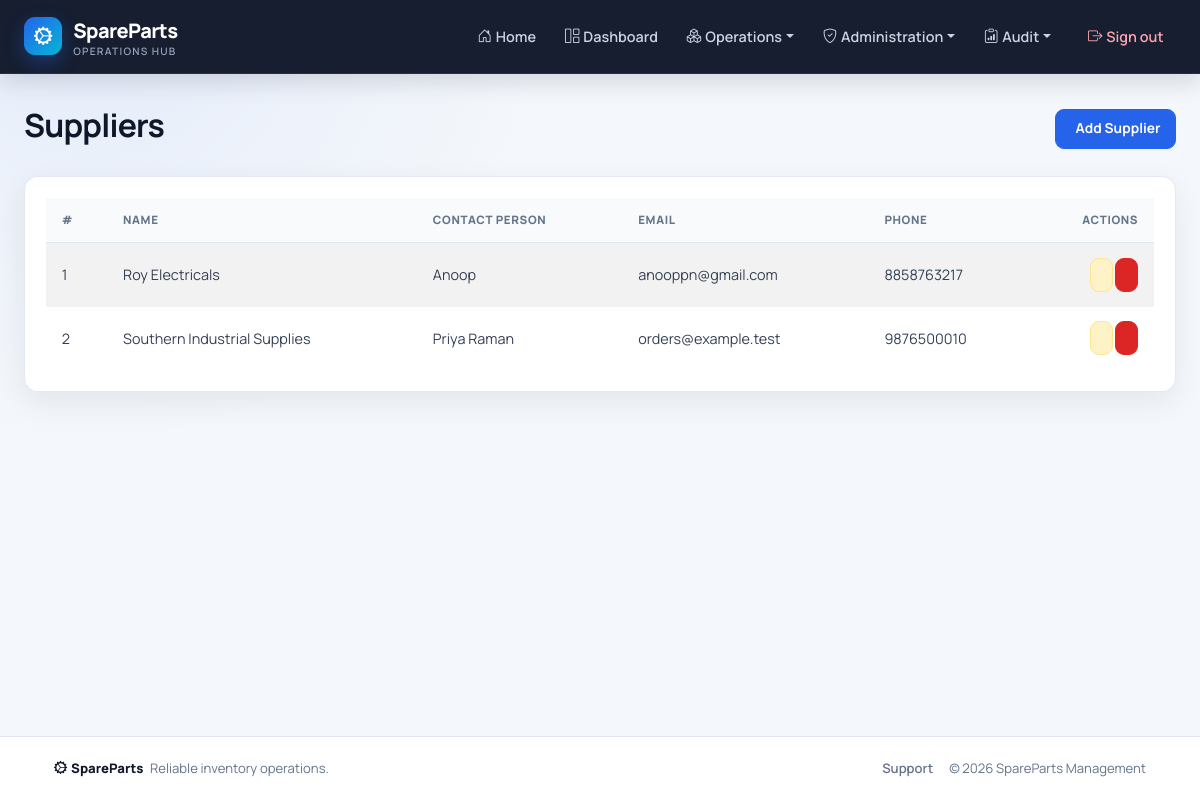
/procurement/suppliers/ (signed in), run on the app's committed database.
### procurement/models.py (models this page shows, shortened)
class Supplier(models.Model):
    name = models.CharField(max_length=200)
    contact_person = models.CharField(max_length=100, blank=True, null=True)
    email = models.EmailField(blank=True, null=True)
    phone = models.CharField(max_length=15, blank=True, null=True)
    address = models.TextField(blank=True, null=True)

### procurement/views.py (the view)
# urls.py: path('suppliers/', views.SupplierListView.as_view(), name='supplier_list'),
class SupplierListView(LoginRequiredMixin, RoleRequiredMixin, ListView):
    model = Supplier
    template_name = 'supplier_list.html'
    context_object_name = 'suppliers'
    allowed_roles = ['admin', 'procurement_officer']

### core/models.py (called while the page is built)
    def has_access(self, code):
        if not self.is_authenticated or not self.is_active:
            return False
        if self.is_superuser:
            return True
        return self.get_effective_access_permissions().filter(code=code).exists()

### core/templatetags/rbac.py (called while the page is built)
@register.filter
def has_access(user, code):
    return bool(getattr(user, 'has_access', lambda unused: False)(code))

### parts/mixins.py (called while the page is built)
    def get_permission_required(self):
        if self.permission_required:
            return self.permission_required
        model_name = self.model._meta.model_name
        module = self.permission_modules.get(model_name, model_name)
        action = 'view' if self.__class__.__name__.endswith(('ListView', 'DetailView')) else 'manage'
        return f'{module}.{action}'

    def dispatch(self, request, *args, **kwargs):
        if self.get_permission_required() == 'users.manage' and not request.user.is_superuser:
            raise PermissionDenied("Only a super admin can manage users and permissions.")
        if request.user.is_authenticated and request.user.has_access(self.get_permission_required()):
            return super().dispatch(request, *args, **kwargs)
        raise PermissionDenied("You do not have permission to access this page.")

### templates/supplier_list.html (shortened to what this page needs)
{% extends "base.html" %}
{% load static %}
{% block content %}
<div class="d-flex justify-content-between align-items-center mb-4">
    <h2 class="fw-bold">Suppliers</h2>
    <a href="{% url 'procurement:supplier_add' %}" class="btn btn-primary">
         Add Supplier
    </a>
</div>
<div class="card shadow-sm">
    <div class="card-body">
        <table class="table table-striped table-hover">
            <thead class="table-dark">
                <tr>
                    <th>#</th>
                    <th>Name</th>
                    <th>Contact Person</th>
                    <th>Email</th>
                    <th>Phone</th>
                    <th class="text-end">Actions</th>
                </tr>
            </thead>
            <tbody>
                {% for supplier in object_list %}
                <tr>
                    <td>{{ forloop.counter }}</td>
                    <td>{{ supplier.name }}</td>
                    <td>{{ supplier.contact_person }}</td>
                    <td>{{ supplier.email }}</td>
                    <td>{{ supplier.phone }}</td>
                    <td class="text-end">
                        <a href="{% url 'procurement:supplier_edit' supplier.pk %}" class="btn btn-sm btn-warning">
                        </a>
                        <a href="{% url 'procurement:supplier_delete' supplier.pk %}" class="btn btn-sm btn-danger">
                        </a>
                    </td>
                </tr>
                {% empty %}
                <tr>
                    <td colspan="6" class="text-center text-muted">No suppliers found.</td>
                </tr>
                {% endfor %}
            </tbody>
        </table>
    </div>
</div>
{% endblock %}

### templates/base.html (style rules this page uses)
:root { --sp-navy: #0f172a; --sp-navy-soft: #1e293b; --sp-primary: #2563eb; --sp-primary-dark: #1d4ed8; --sp-cyan: #06b6d4; --sp-surface: #ffffff; --sp-bg: #f4f7fb; --sp-border: #e2e8f0; --sp-muted: #64748b; --sp-text: #172033; --sp-radius: 14px; --sp-shadow: 0 10px 30px rgba(15, 23, 42, .07); }
* { box-sizing: border-box; }
html { scroll-behavior: smooth; }
body { min-height: 100vh; display: flex; flex-direction: column; margin: 0; color: var(--sp-text); background: radial-gradient(circle at 8% 0%, rgba(37, 99, 235, .07), transparent 28rem), var(--sp-bg); font-family: "Manrope", system-ui, -apple-system, "Segoe UI", sans-serif; -webkit-font-smoothing: antialiased; }
a { text-underline-offset: 3px; }
.page-header, .d-flex.justify-content-between.mb-4, .d-flex.justify-content-between.align-items-center.mb-4 { gap: 1rem; align-items: center; }
h1, h2, h3, h4, h5, h6 { color: var(--sp-navy); letter-spacing: -.025em; }
.card { border: 1px solid rgba(226, 232, 240, .9) !important; border-radius: var(--sp-radius) !important; background: var(--sp-surface); box-shadow: var(--sp-shadow) !important; overflow: hidden; }
.card-body { padding: 1.3rem; }
.table { --bs-table-bg: transparent; --bs-table-hover-bg: #f8fafc; margin-bottom: 0; vertical-align: middle; }
.table thead th { padding: .85rem 1rem; border-bottom: 1px solid var(--sp-border); background: #f8fafc !important; color: #64748b !important; font-size: .72rem !important; font-weight: 800 !important; letter-spacing: .055em; text-transform: uppercase; white-space: nowrap; }
.table tbody td { padding: .9rem 1rem; border-color: #edf2f7; color: #334155; font-size: .9rem; }
.table tbody tr:last-child td { border-bottom: 0; }
.btn { min-height: 40px; display: inline-flex; align-items: center; justify-content: center; gap: .35rem; padding: .55rem .9rem; border-radius: 9px; font-size: .86rem; font-weight: 700; box-shadow: none !important; transition: transform .16s ease, background .16s ease, border-color .16s ease; }
.btn-primary { background: var(--sp-primary); border-color: var(--sp-primary); }
.btn-warning { color: #7c2d12; background: #fef3c7; border-color: #fde68a; }
.btn-danger { background: #dc2626; border-color: #dc2626; }
.btn-sm { min-height: 34px; padding: .4rem .65rem; }

### data on the page
Supplier: name "Roy Electricals", contact_person "Anoop", email "anooppn@gmail.com", phone "8858763217"
Supplier: name "Southern Industrial Supplies", contact_person "Priya Raman", email "orders@example.test", phone "9876500010"
